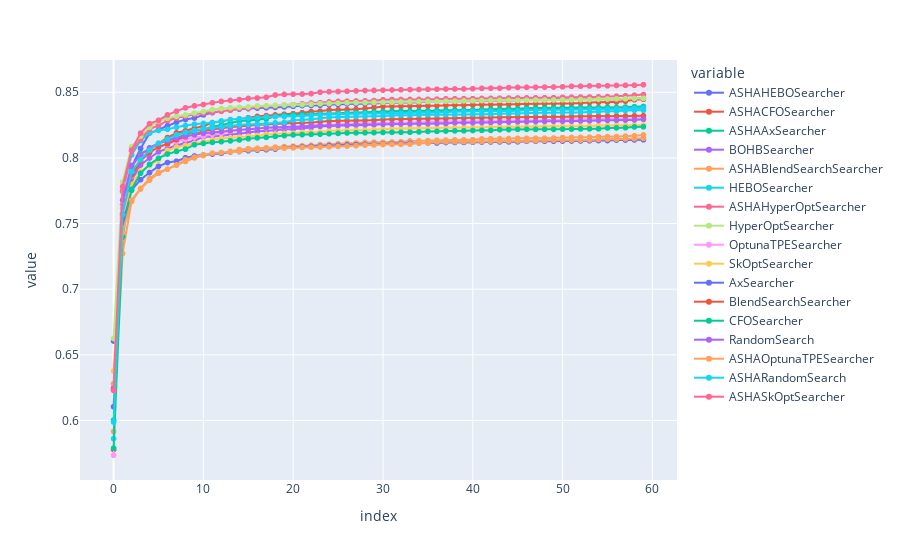

Notebook source saved alongside this figure:
### Markdown cell above
### Average cumulative maximum score over time
*Each step is one minute*

### Code cell
px.line(cummax_searcher_mean).update_traces(mode='lines+markers').show()
